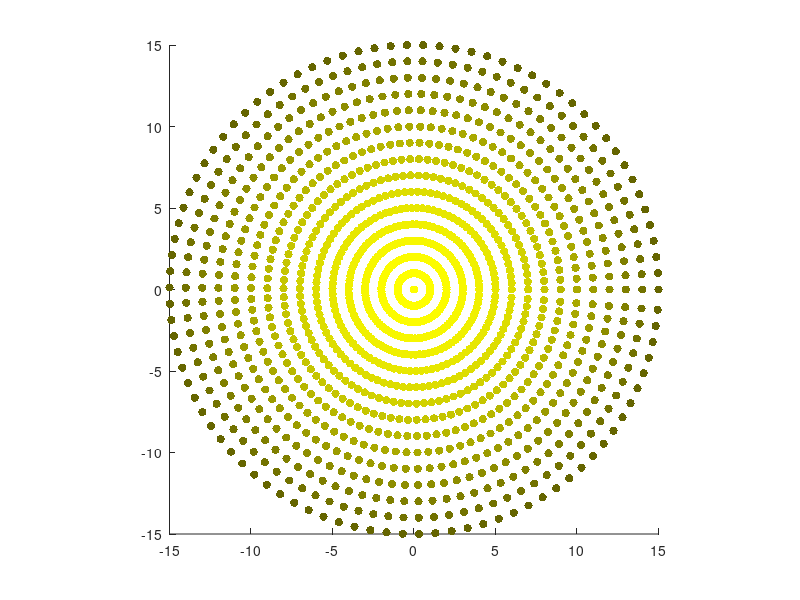

Write the MATLAB code that produced this figure. (Note: this script raises an error after producing the figure.)
%% setup parameters and call forward gpu BimSim

clear
%gpuDevice(2)
addpath(genpath('~/source/stim-matlab/'));
datDir = '~/data/bimsim/matlab/bulkPMMA_6.5'
addpath(genpath('~/source/stim-matlab/'))

params.res = 32;
sigma = 11;
params.numPS = 94;

params.interpolate=1;
params.a = 2.25;                     %radius of the sphere
%params.fov = round(params.a)*4; %field of view in micrometers
highMag = 1;

if highMag
    pixRes = 1.1;
else
    pixRes = 5.5;
end

params.material = [1e4/3502.09657 1.47634 0.000258604];
params.spacing=1;
%params.spacing = floor(params.material(1));

params.fov = round(params.res*pixRes);

params.rad = 1:round(params.res/2)-1;
%params.rad = params.spacing:params.spacing:round(params.fov/2);
%params.numPS = round(params.fov/2);



params.s=rng;
%load pmma.mat
%load([datDir '/measPMMA_wavRi.mat'])
%params.material=material;
%params.numWav = size(material,1);

%params.material = [2.8554    1.4735    0.0076];


params.numWav=1;
params.ps = [0 0 0];

params.samples=400;
params.orderEf=50;
%specify padding
params.padding = 1;
params.E0 = 1;
params.NA_in = .34;
params.NA_out = 0.62;
%this gives the kVec direction from the y axis
params.theta=1.5708;
params.phi=0;
%params.fraction=8;

%% point sources
psMat = zeros(params.res);
sz = size(psMat);
numRad = numel(params.rad);

t = exp(-(([0:numRad].^2))/(2*(sigma^2)))/(2*pi*(sigma^2));
amplitude = exp(-(([1:numRad].^2))/(2*(sigma^2)))/(2*pi*(sigma^2));
amplitude=amplitude./max(amplitude(:));
%amplitude = changeRange(amplitude, 0, 1);
figure

rho = params.rad(end);
numPoints = round(((2*pi*rho-params.spacing)/params.spacing + 1));
maxRange = floor(2*pi*rho-params.spacing/2);
s = linspace(0,maxRange,numPoints);
theta = s./rho;

scatter(0,0,[],[1 1 0],'filled')
hold on
if params.numPS>1
    
    %[pf_x, pf_z, pf_theta] = pointSources(params.rad, params.numPS);
    %numPoints = round(2*pi*params.rad(end));
    radiusIdx=1;
    for i=params.spacing:params.spacing:numRad
        %theta=linspace(0,2*pi*i-0.1,numPoints);
        rho=params.rad(radiusIdx);
        %s = 0:numPoints;
        [x,y] = pol2cart(theta,rho);
        scatter(x,y,[],[1 1 0]* amplitude(i),'filled')
        radiusIdx = radiusIdx + 1;
        
    end
    axis square
    set(gca,'color','black')
end

params.amplitude = amplitude(1:params.spacing:end);

%% run bim sim 
% version -- interpolate the near fields

% version -- interpolate intensities at the detector
output = cpuBimSimInterpAtDetector(params);

return

%% add noise to intensity and incident field images
% Add white Gaussian noise E the the blurred image, scaled such that
% || e ||_2 / || A x ||_2 = 0.01.
% nl = 0.01;
E = randn(params.res,params.res);
E = E / norm(E,'fro');
numWav = 661;

for i=1:numWav
    I_e(:,:,i) = int(:,:,i) + nl*norm(int(:,:,i),'fro')*E;
    I0_e(:,:,i) = inc(:,:,i) + nl*norm(inc(:,:,i),'fro')*E;
end
%I_e(I_e<0)=0;
%I0_e(I0_e<0)=0;
ratio = (I_e)./(I0_e);
%ratio(ratio<0)=0;
A_e = real(-log10((ratio)));

%A_e(A_e<0)=0;

imagesc(real(A_e(:,:,1))), axis image, colormap(brewer),colorbar

%% display results
brewer = brewermap(1000);
wavenumbers = params.material(:,1);
wavenumbers = 1e4./wavenumbers;%wavenumbers in microns

%%
% figure;ax=axes;
% plot(wavenumbers,output.absSpec)
% set(ax, 'Xdir','reverse')